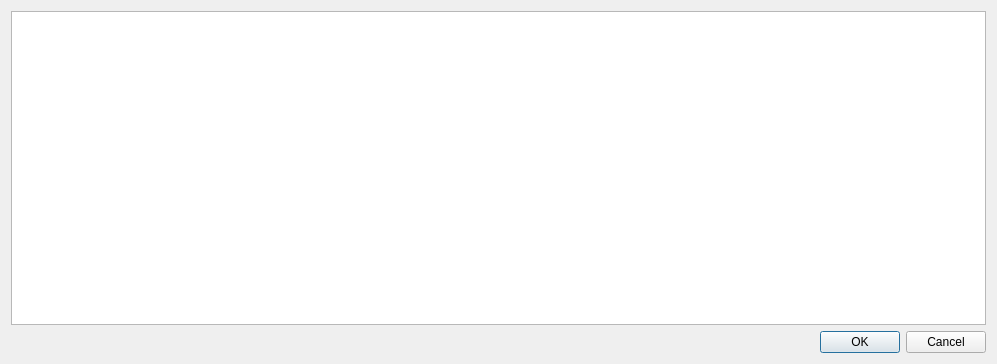
<ui version="4.0" >
 <class>ExifProviderTestGuiBase</class>
 <widget class="QDialog" name="ExifProviderTestGuiBase" >
  <property name="geometry" >
   <rect>
    <x>0</x>
    <y>0</y>
    <width>997</width>
    <height>364</height>
   </rect>
  </property>
  <property name="windowTitle" >
   <string>QGIS Plugin Template</string>
  </property>
  <property name="windowIcon" >
   <iconset/>
  </property>
  <layout class="QVBoxLayout" >
   <item>
    <widget class="QTreeView" name="tvDirectoryBrowser" />
   </item>
   <item>
    <widget class="QDialogButtonBox" name="buttonBox" >
     <property name="orientation" >
      <enum>Qt::Horizontal</enum>
     </property>
     <property name="standardButtons" >
      <set>QDialogButtonBox::Cancel|QDialogButtonBox::NoButton|QDialogButtonBox::Ok</set>
     </property>
    </widget>
   </item>
  </layout>
 </widget>
 <layoutdefault spacing="6" margin="11" />
 <resources/>
 <connections/>
</ui>
